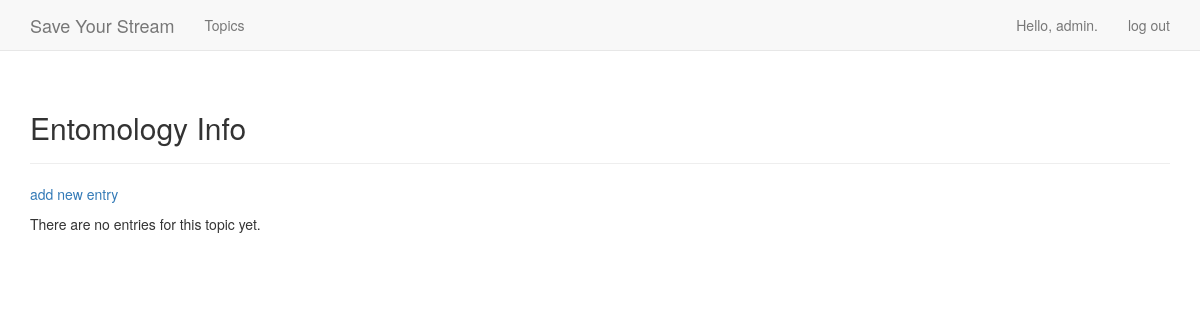
The app's page /topics/4/ (signed in), older data.
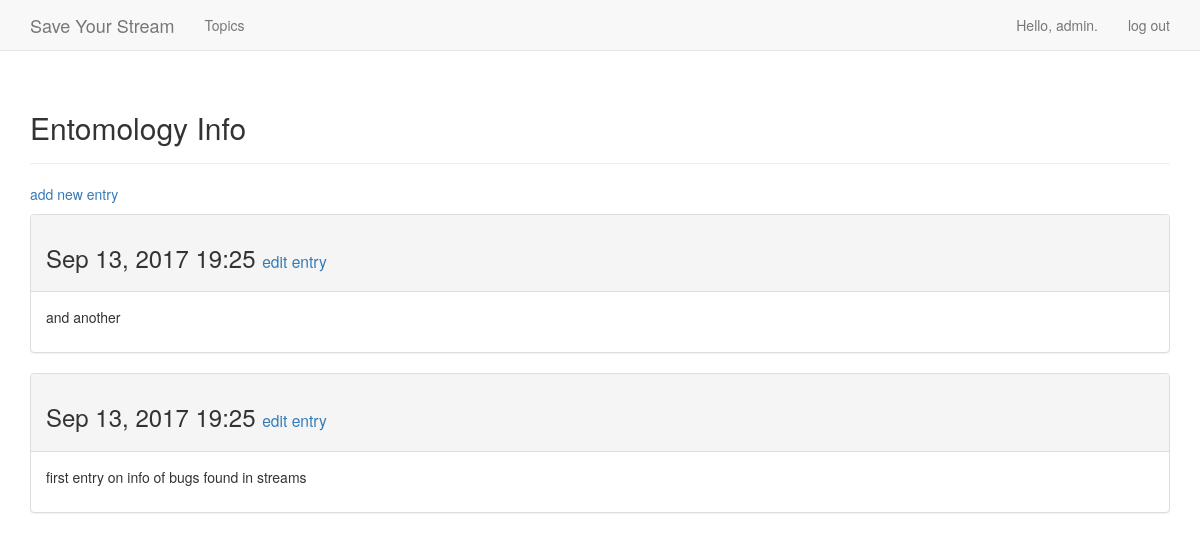
The same page, newer data.
### projects/models.py (models this page shows, shortened)
class Entry(models.Model):
    topic = models.ForeignKey(Topic)
    text = models.TextField()
    date_added = models.DateTimeField(auto_now_add=True)
    class Meta:
        verbose_name_plural = 'entries'

### projects/views.py (the view)
# urls.py: url(r'^topics/(?P<topic_id>\d+)/$', views.topic, name='topic'),
@login_required
def topic(request, topic_id):
	"""Show a single topic and all of its entries."""
	topic = Topic.objects.get(id=topic_id)
	if topic.owner != request.user:
		raise Http404
	entries = topic.entry_set.order_by('-date_added')
	context = {'topic': topic, 'entries': entries}
	return render(request, 'projects/topic.html', context)

### projects/models.py (called while the page is built)
    def __str__(self):
        return self.text

### projects/templates/projects/topic.html
{% extends 'projects/base.html' %}
{% block header %}
  <h2>{{ topic }}</h2>
{% endblock header %}
{% block content %}
  <p>
    <a href="{% url 'projects:new_entry' topic.id %}">add new entry</a>
  </p>
  {% for entry in entries %}
    <div class="panel panel-default">
      <div class="panel-heading">
        <h3>
          {{ entry.date_added|date:'M d, Y H:i' }}
          <small>
            <a href="{% url 'projects:edit_entry' entry.id %}">
              edit entry</a>
          </small>
        </h3>
      </div>
      <div class="panel-body">
        {{ entry.text|linebreaks }}
      </div>
    </div>
  {% empty %}
    There are no entries for this topic yet.
  {% endfor %}
{% endblock content %}

Row changes from the older to the newer data that the page shows:
added Entry: date_added "Sep 13, 2017 19:25", text "and another"
added Entry: date_added "Sep 13, 2017 19:25", text "first entry on info of bugs found in streams"
Text that changed along with them:
text no longer shown: "There are no entries for this topic yet."
